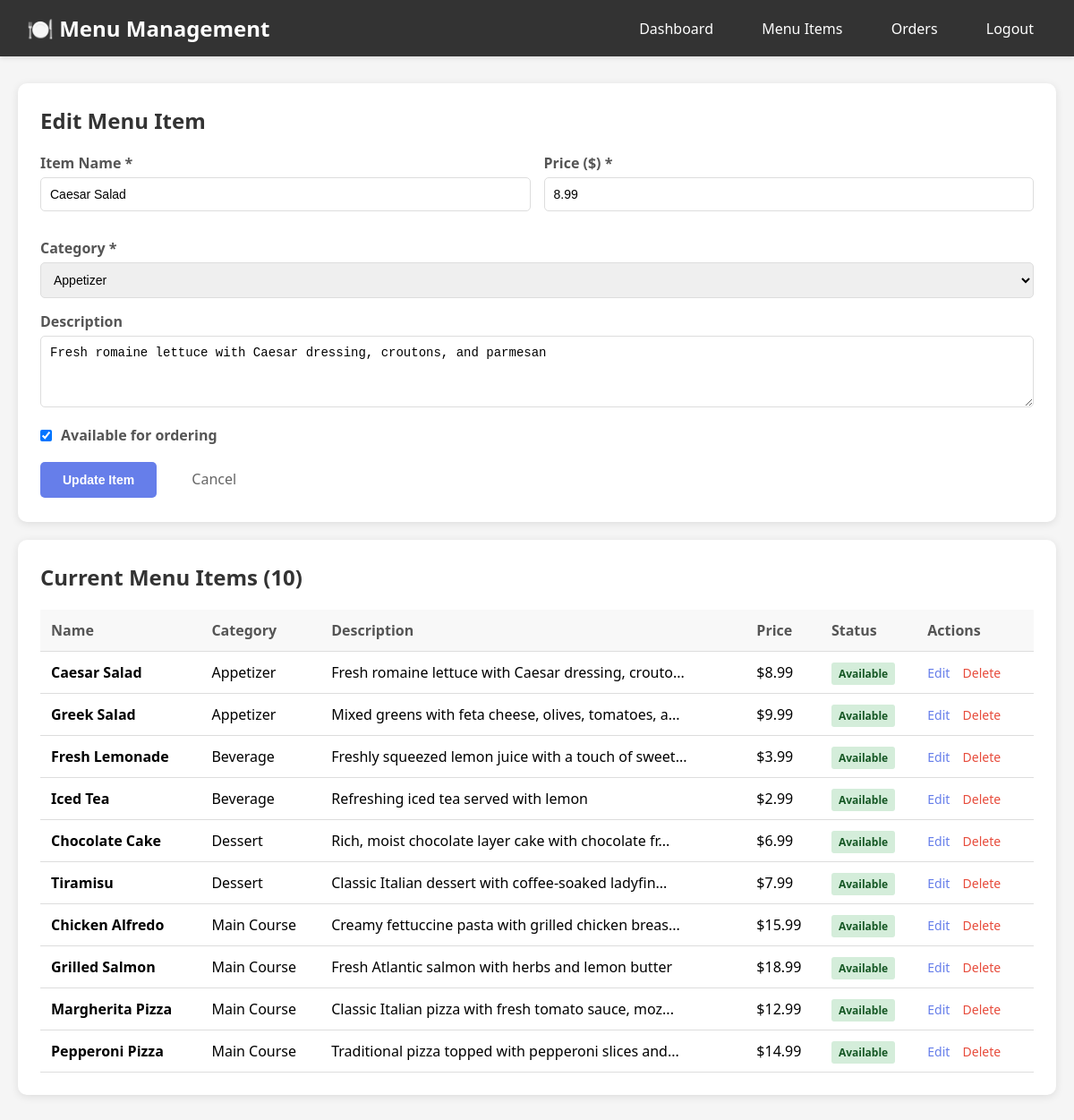
The page /menu.php?edit=3 (signed in) on the database its author committed.
### tables this page shows
CREATE TABLE menu_items (
    id INT AUTO_INCREMENT PRIMARY KEY,
    name VARCHAR(100) NOT NULL,
    description TEXT,
    price DECIMAL(10,2) NOT NULL,
    category VARCHAR(50) NOT NULL,
    available BOOLEAN DEFAULT TRUE,
    created_at TIMESTAMP DEFAULT CURRENT_TIMESTAMP,
    INDEX idx_category (category),
    INDEX idx_available (available)
);

### config.php (called while the page is built, shortened)
<?php
function escape($string) {
    return htmlspecialchars($string, ENT_QUOTES, 'UTF-8');
}

### menu.php (the view, shortened to what this page needs)
<?php
require_once 'config.php';
$db = new Database();
$pdo = $db->connect();
$editItem = null;
if (isset($_GET['edit'])) {
    $id = (int)$_GET['edit'];
    try {
        $stmt = $pdo->prepare("SELECT * FROM menu_items WHERE id = ?");
        $stmt->execute([$id]);
        $editItem = $stmt->fetch();
    } catch (PDOException $e) {
        $error = 'Error fetching item';
    }
}
try {
    $items = $pdo->query("SELECT * FROM menu_items ORDER BY category, name")->fetchAll();
} catch (PDOException $e) {
    $items = [];
    $error = 'Error loading menu items';
}
?>
<!DOCTYPE html>
<html lang="en">
<head>
</head>
<body>
    <div class="navbar">
        <h1>🍽️ Menu Management</h1>
        <nav>
            <a href="dashboard.php">Dashboard</a>
            <a href="menu.php">Menu Items</a>
            <a href="orders.php">Orders</a>
            <a href="logout.php">Logout</a>
        </nav>
    </div>
    <div class="container">
        <div class="card">
            <h2><?php echo $editItem ? 'Edit Menu Item' : 'Add New Menu Item'; ?></h2>
            <form method="POST" action="menu.php">
                <div class="form-row">
                    <div class="form-group">
                        <label for="name">Item Name *</label>
                        <input type="text" id="name" name="name" value="<?php echo escape($editItem['name'] ?? ''); ?>" required>
                    </div>
                    <div class="form-group">
                        <label for="price">Price ($) *</label>
                        <input type="number" step="0.01" id="price" name="price" value="<?php echo escape($editItem['price'] ?? ''); ?>" required>
                    </div>
                </div>
                <div class="form-group">
                    <label for="category">Category *</label>
                    <select id="category" name="category" required>
                        <option value="Appetizer" <?php echo ($editItem['category'] ?? '') === 'Appetizer' ? 'selected' : ''; ?>>Appetizer</option>
                    </select>
                </div>
                <div class="form-group">
                    <label for="description">Description</label>
                    <textarea id="description" name="description"><?php echo escape($editItem['description'] ?? ''); ?></textarea>
                </div>
                <div class="form-group checkbox-group">
                    <input type="checkbox" id="available" name="available" <?php echo (!isset($editItem) || $editItem['available']) ? 'checked' : ''; ?>>
                    <label for="available">Available for ordering</label>
                </div>
                <button type="submit"><?php echo $editItem ? 'Update Item' : 'Add Item'; ?></button>
                <?php if ($editItem): ?>
                    <a href="menu.php" class="cancel-btn">Cancel</a>
                <?php endif; ?>
            </form>
        </div>
        <div class="card">
            <h2>Current Menu Items (<?php echo count($items); ?>)</h2>
            <?php if (count($items) > 0): ?>
                <table>
                    <thead>
                        <tr>
                            <th>Name</th>
                            <th>Category</th>
                            <th>Description</th>
                            <th>Price</th>
                            <th>Status</th>
                            <th>Actions</th>
                        </tr>
                    </thead>
                    <tbody>
                        <?php foreach ($items as $item): ?>
                            <tr>
                                <td><strong><?php echo escape($item['name']); ?></strong></td>
                                <td><?php echo escape($item['category']); ?></td>
                                <td><?php echo escape(substr($item['description'], 0, 50)); ?><?php echo strlen($item['description']) > 50 ? '...' : ''; ?></td>
                                <td>$<?php echo number_format($item['price'], 2); ?></td>
                                <td>
                                    <span class="badge <?php echo $item['available'] ? 'badge-success' : 'badge-danger'; ?>">
                                        <?php echo $item['available'] ? 'Available' : 'Unavailable'; ?>
                                    </span>
                                </td>
                                <td class="actions">
                                    <a href="menu.php?edit=<?php echo $item['id']; ?>">Edit</a>
                                    <a href="menu.php?delete=<?php echo $item['id']; ?>" class="delete" onclick="return confirm('Are you sure you want to delete this item?')">Delete</a>
                                </td>
                            </tr>
                        <?php endforeach; ?>
                    </tbody>
                </table>
            <?php else: ?>
                <p style="color: #666; text-align: center; padding: 20px;">No menu items found. Add your first item above!</p>
            <?php endif; ?>
        </div>
    </div>
</body>
</html>

### menu.php (style rules this page uses)
* { margin: 0; padding: 0; box-sizing: border-box; }
body { font-family: 'Segoe UI', Tahoma, Geneva, Verdana, sans-serif; background: #f5f5f5; }
.navbar { background: #333; color: white; padding: 15px 30px; display: flex; justify-content: space-between; align-items: center; box-shadow: 0 2px 5px rgba(0,0,0,0.1); }
.navbar h1 { font-size: 24px; }
.navbar nav a { color: white; text-decoration: none; margin-left: 20px; padding: 8px 15px; border-radius: 5px; transition: background 0.3s; }
.container { max-width: 1200px; margin: 30px auto; padding: 0 20px; }
.card { background: white; padding: 25px; border-radius: 10px; box-shadow: 0 2px 10px rgba(0,0,0,0.1); margin-bottom: 20px; }
h2 { color: #333; margin-bottom: 20px; }
.form-row { display: grid; grid-template-columns: 1fr 1fr; gap: 15px; margin-bottom: 15px; }
.form-group { margin-bottom: 15px; }
label { display: block; margin-bottom: 5px; color: #555; font-weight: bold; }
input, textarea, select { width: 100%; padding: 10px; border: 1px solid #ddd; border-radius: 5px; font-size: 14px; }
textarea { min-height: 80px; resize: vertical; }
.checkbox-group { display: flex; align-items: center; }
.checkbox-group input { width: auto; margin-right: 10px; }
.checkbox-group label { margin-bottom: 0; }
button { padding: 12px 25px; background: #667eea; color: white; border: none; border-radius: 5px; cursor: pointer; font-weight: bold; font-size: 14px; transition: background 0.3s; }
table { width: 100%; border-collapse: collapse; }
th, td { padding: 12px; text-align: left; border-bottom: 1px solid #ddd; }
th { background: #f8f8f8; font-weight: bold; color: #555; }
.actions a { color: #667eea; text-decoration: none; margin-right: 10px; font-size: 14px; }
.actions a.delete { color: #e74c3c; }
.badge { padding: 4px 8px; border-radius: 3px; font-size: 12px; font-weight: bold; }
.badge-success { background: #d4edda; color: #155724; }
.cancel-btn { display: inline-block; margin-left: 10px; color: #666; text-decoration: none; padding: 12px 25px; }

### rows shown on the page
menu_items: name "Caesar Salad", price "8.99", category "Appetizer", description "Fresh romaine lettuce with Caesar dressing, croutons, and parmesan", available "☑", description "Fresh romaine lettuce with Caesar dressing, crouto", shows "Available"
menu_items: name "Greek Salad", category "Appetizer", description "Mixed greens with feta cheese, olives, tomatoes, a", price "9.99", available "Available"
menu_items: name "Fresh Lemonade", category "Beverage", description "Freshly squeezed lemon juice with a touch of sweet", price "3.99", available "Available"
menu_items: name "Iced Tea", category "Beverage", description "Refreshing iced tea served with lemon", price "2.99", available "Available"
menu_items: name "Chocolate Cake", category "Dessert", description "Rich, moist chocolate layer cake with chocolate fr", price "6.99", available "Available"
menu_items: name "Tiramisu", category "Dessert", description "Classic Italian dessert with coffee-soaked ladyfin", price "7.99", available "Available"
menu_items: name "Chicken Alfredo", category "Main Course", description "Creamy fettuccine pasta with grilled chicken breas", price "15.99", available "Available"
menu_items: name "Grilled Salmon", category "Main Course", description "Fresh Atlantic salmon with herbs and lemon butter", price "18.99", available "Available"
menu_items: name "Margherita Pizza", category "Main Course", description "Classic Italian pizza with fresh tomato sauce, moz", price "12.99", available "Available"
menu_items: name "Pepperoni Pizza", category "Main Course", description "Traditional pizza topped with pepperoni slices and", price "14.99", available "Available"

### other values the page prints
count($items) "10"
